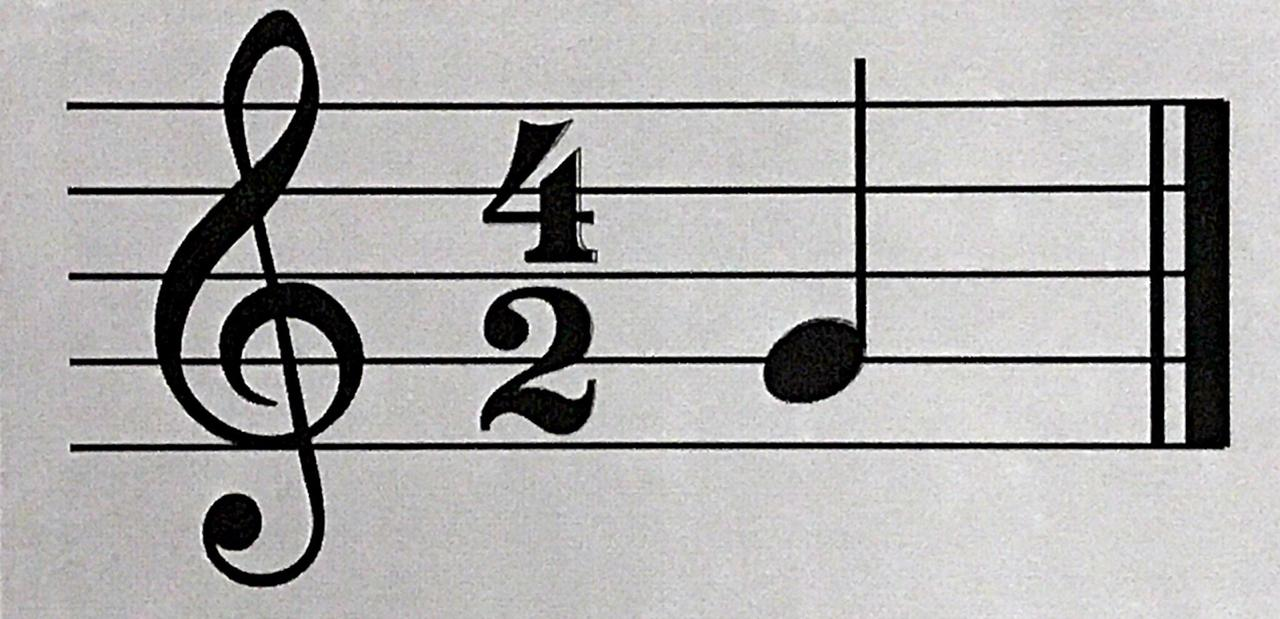
#> input picture 11.jpeg, 1280 x 619 px
$ python -i transformation.py   (imports and definitions only)
#> lines starting #> are read from the running program, lines starting #| are printed output that depends on the picture; after the words box and inside, x2 and y2 are one past the last pixel; in counts of white or black regions, pixels touching at a corner belong together
from thresholding import *


def objectDetection(LineRemoved):
    contours, hire = cv2.findContours(255-LineRemoved, cv2.RETR_TREE, cv2.CHAIN_APPROX_SIMPLE)
    cont = []
    for j in range(0, len(contours)):
        if hire[0, j, 3] == -1:
            cont.append(contours[j])
    results = []
    for c in cont:
        ll, ur = np.min(c, 0), np.max(c, 0)  # getting the two points
        wh = ur - ll  # getting the width and the height
        (x, y, h, w) = ll[0][0], ll[0][1], wh[0][1], wh[0][0]
        if w*h > 10:  #Habda men el level el te2eel
            results.append((x-3, y-3, w+6, h+6))
    return LineRemoved, results

def getAngle(img):
    # Convert the image to gray-scale
    gray = cv2.cvtColor(np.uint8(img), cv2.COLOR_BGR2GRAY)
    # Find the edges in the image using canny detector
    edges = cv2.Canny(gray, 50, 200)
    # Detect points that form a line
    lines = cv2.HoughLinesP(edges, 1, np.pi / 180, 200, minLineLength=10, maxLineGap=250)
    # Draw lines on the image
    angles = []
    for line in lines:
        x1, y1, x2, y2 = line[0]
        # cv2.line(img, (x1, y1), (x2, y2), (255, 0, 0), 3)
        dx = x2 - x1
        dy = y2 - y1
        angles.append(np.rad2deg(np.math.atan2(dy, dx)))


    angles = [angle for angle in angles if angle >= 0]
    if(len(angles) == 0):
        return 0
    average_angle = sum(angles) / len(angles)
    return average_angle

def rotate_image(mat, angle):
    height, width = mat.shape[:2] # image shape has 3 dimensions
    image_center = (width/2, height/2) # getRotationMatrix2D needs coordinates in reverse order (width, height) compared to shape

    rotation_mat = cv2.getRotationMatrix2D(image_center, angle, 1.)

    # rotation calculates the cos and sin, taking absolutes of those.
    abs_cos = abs(rotation_mat[0,0])
    abs_sin = abs(rotation_mat[0,1])

    # find the new width and height bounds
    bound_w = int(height * abs_sin + width * abs_cos)
    bound_h = int(height * abs_cos + width * abs_sin)

    # subtract old image center (bringing image back to origo) and adding the new image center coordinates
    rotation_mat[0, 2] += bound_w/2 - image_center[0]
    rotation_mat[1, 2] += bound_h/2 - image_center[1]

    # rotate image with the new bounds and translated rotation matrix
    rotated_mat = cv2.warpAffine(mat, rotation_mat, (bound_w, bound_h), borderValue=[255,255,255,0])
    return rotated_mat

# the first call
def our_rotate(RGBImage):
    angle = getAngle(RGBImage)
    rot = rotate_image(RGBImage,angle)
    return rot

>>> import cv2
>>> picture = cv2.imread('11.jpeg')
#> picture is the input picture: shape (619, 1280, 3); mean B, G, R 173.3, 173.9, 175.1
>>> result = our_rotate(picture)
#> in getAngle, `edges = cv2.Canny(gray, 50, 200)`:
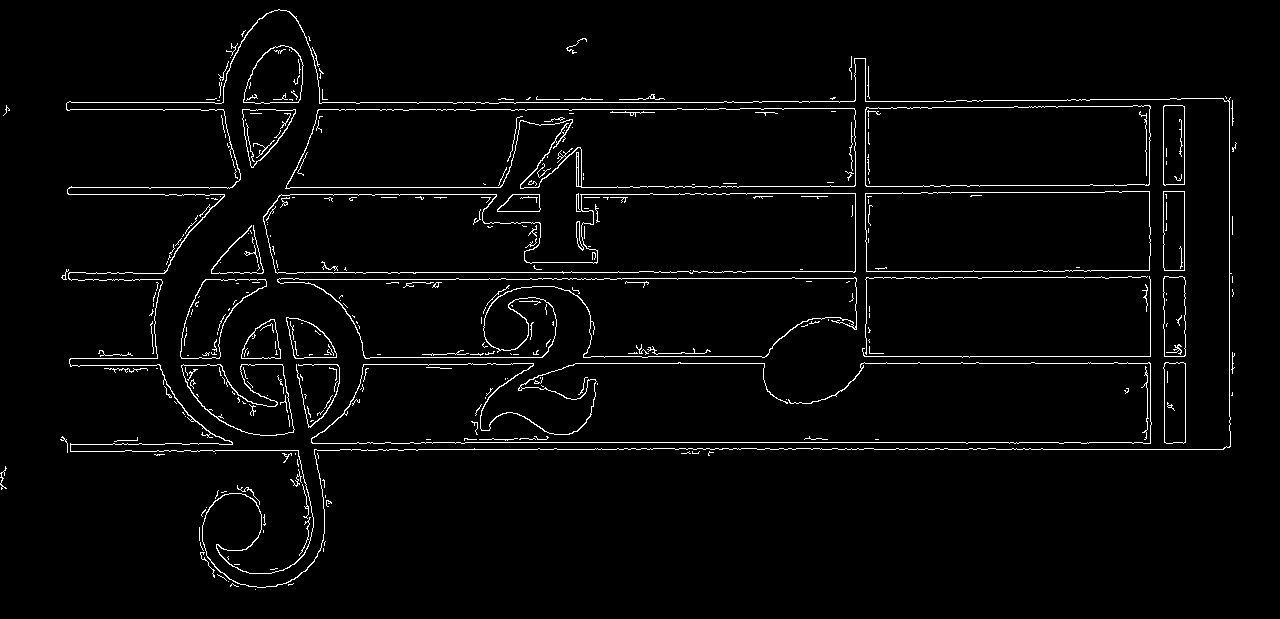
#> edges: shape (619, 1280); 2.9% white in thin lines or dots
#> in getAngle, `lines = cv2.HoughLinesP(edges, 1, np.pi / 180, 200, minLineLength=10, ..`: lines = 22 rows, first 6: [66, 442, 1230, 442], [67, 102, 839, 102], [5, 109, 866, 109], [67, 449, 1223, 449], [68, 194, 865, 194], [468, 363, 1233, 363]
#> the loop in getAngle, `for line in lines:` made 22 passes
#> (x1, y1, x2, y2, dx, dy) on passes 1 to 12: (66, 442, 1230, 442, 1164, 0), (67, 102, 839, 102, 772, 0), (5, 109, 866, 109, 861, 0), (67, 449, 1223, 449, 1156, 0), (68, 194, 865, 194, 797, 0), (468, 363, 1233, 363, 765, 0), (100, 356, 1233, 356, 1133, 0), (69, 187, 738, 187, 669, 0), (65, 272, 854, 272, 789, 0), (63, 279, 865, 279, 802, 0), (562, 271, 1229, 271, 667, 0), (62, 278, 1232, 278, 1170, 0)
#> after the loop in getAngle, `for line in lines:`: angles = [0, 0, 0, 0, 0, 0, 0, 0, 0, 0, 0, 0, -90, 0, 0, 0, 0, 0, 0, 0, 0, 0]
#> in getAngle, `angles = [angle for angle in angles if angle >= 0]`: angles = [0, 0, 0, 0, 0, 0, 0, 0, 0, 0, 0, 0, 0, 0, 0, 0, 0, 0, 0, 0, 0]
#> in getAngle, `average_angle = sum(angles) / len(angles)`: average_angle = 0
#> in rotate_image, `rotation_mat = cv2.getRotationMatrix2D(image_center, angle, 1.)`: rotation_mat = [[1, 0, 0], [0, 1, 0]]
#> in rotate_image, `abs_cos = abs(rotation_mat[0,0])`: abs_cos = 1
#> in rotate_image, `abs_sin = abs(rotation_mat[0,1])`: abs_sin = 0
#> in rotate_image, `bound_w = int(height * abs_sin + width * abs_cos)`: bound_w = 1280
#> in rotate_image, `bound_h = int(height * abs_cos + width * abs_sin)`: bound_h = 619

$ run again, on 12.jpeg
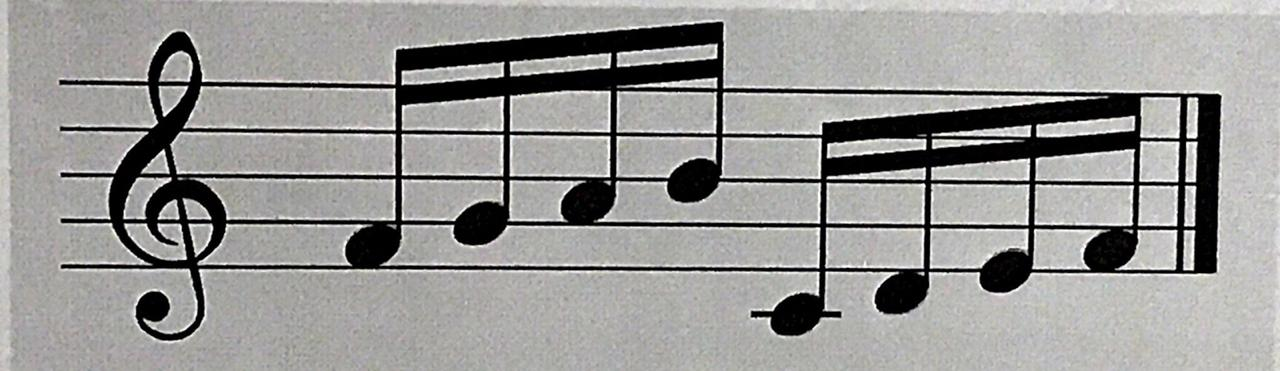
#> input picture 12.jpeg, 1280 x 371 px
#> picture is the input picture: shape (371, 1280, 3); mean B, G, R 149.3, 151.3, 151.9
#> in getAngle, `edges = cv2.Canny(gray, 50, 200)`:
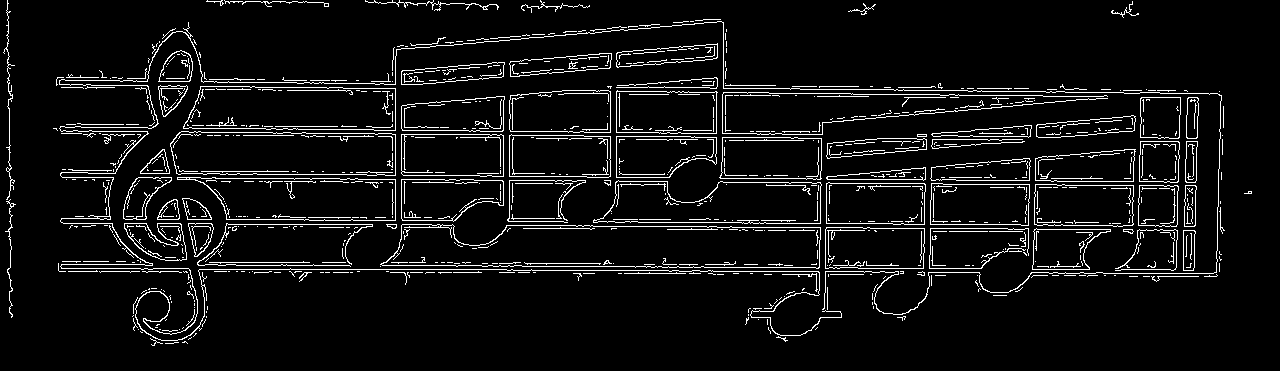
#> edges: shape (371, 1280); 6.4% white in thin lines or dots
#> lines = 53 rows, first 6: [7, 269, 531, 269], [10, 265, 1219, 265], [11, 224, 452, 224], [7, 271, 922, 271], [720, 178, 1221, 178], [9, 136, 1220, 136]
#> the loop in getAngle, `for line in lines:` made 53 passes
#> (x1, y1, x2, y2, dx, dy) on passes 1 to 8: (7, 269, 531, 269, 524, 0), (10, 265, 1219, 265, 1209, 0), (11, 224, 452, 224, 441, 0), (7, 271, 922, 271, 915, 0), (720, 178, 1221, 178, 501, 0), (9, 136, 1220, 136, 1211, 0), (667, 226, 1217, 235, 550, 9), (6, 168, 1218, 189, 1212, 21)
#> after the loop in getAngle, `for line in lines:`: angles = 53 values, max 1.05 at index 10, min -5.04 at index 51, mean -0.328
#> in getAngle, `angles = [angle for angle in angles if angle >= 0]`: angles = 46 values, max 1.05 at index 10, min 0 at index 0, mean 0.383
#> average_angle = 0.383
#> rotation_mat = [[1, 0.00669, -1.23], [-0.00669, 1, 4.29]]
#> abs_cos = 1
#> abs_sin = 0.00669
#> bound_w = 1282
#> bound_h = 379
#> in rotate_image, `rotated_mat = cv2.warpAffine(mat, rotation_mat, (bound_w, bound_h), bo..`:
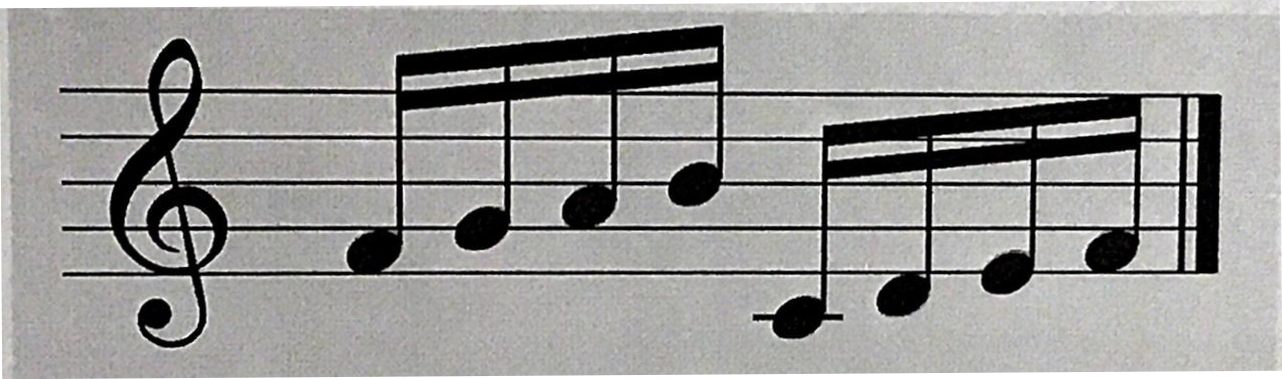
#> rotated_mat: shape (379, 1282, 3); mean B, G, R 151.7, 153.7, 154.2

$ run again, on 13.jpeg
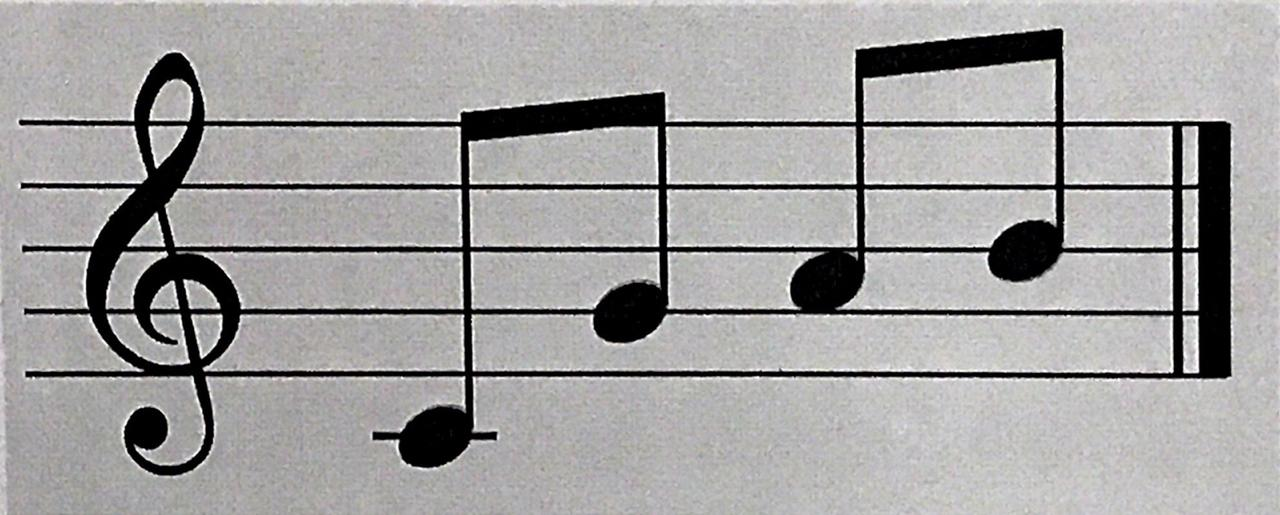
#> input picture 13.jpeg, 1280 x 515 px
#> picture is the input picture: shape (515, 1280, 3); mean B, G, R 159.8, 160.3, 161.5
#> in getAngle, `edges = cv2.Canny(gray, 50, 200)`:
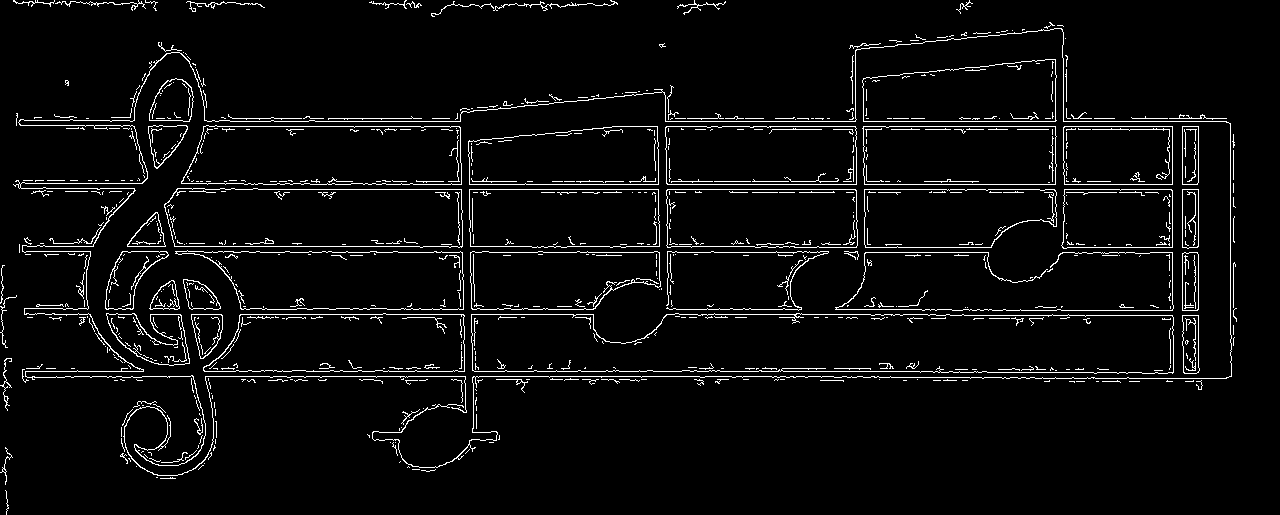
#> edges: shape (515, 1280); 4.5% white in thin lines or dots
#> lines = 29 rows, first 6: [97, 189, 1233, 189], [85, 126, 1230, 126], [16, 121, 1226, 121], [1, 314, 1233, 314], [13, 184, 1233, 184], [4, 371, 1231, 371]
#> the loop in getAngle, `for line in lines:` made 29 passes
#> (x1, y1, x2, y2, dx, dy) on passes 1 to 8: (97, 189, 1233, 189, 1136, 0), (85, 126, 1230, 126, 1145, 0), (16, 121, 1226, 121, 1210, 0), (1, 314, 1233, 314, 1232, 0), (13, 184, 1233, 184, 1220, 0), (4, 371, 1231, 371, 1227, 0), (4, 376, 890, 376, 886, 0), (19, 252, 1230, 252, 1211, 0)
#> after the loop in getAngle, `for line in lines:`: angles = 29 values, max 0 at index 0, min -90 at index 27, mean -3.1
#> in getAngle, `angles = [angle for angle in angles if angle >= 0]`: angles = 28 values from 0 to 0
#> average_angle = 0
#> rotation_mat = [[1, 0, 0], [0, 1, 0]]
#> abs_cos = 1
#> abs_sin = 0
#> bound_w = 1280
#> bound_h = 515

$ run again, on 14.jpeg
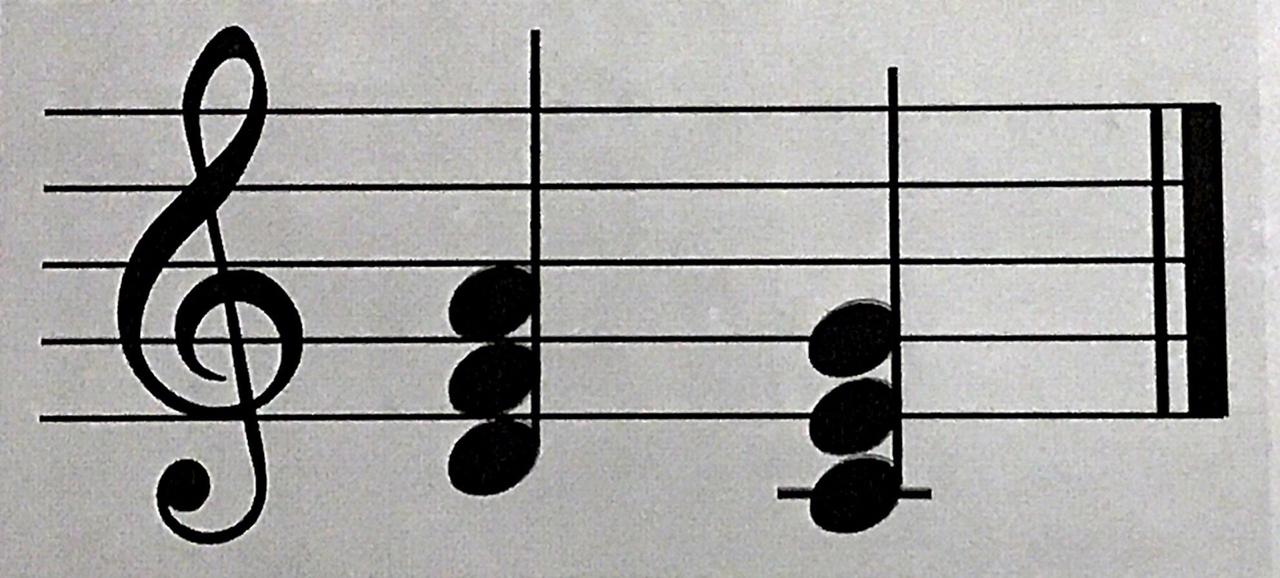
#> input picture 14.jpeg, 1280 x 578 px
#> picture is the input picture: shape (578, 1280, 3); mean B, G, R 161, 162.6, 163.4
#> in getAngle, `edges = cv2.Canny(gray, 50, 200)`:
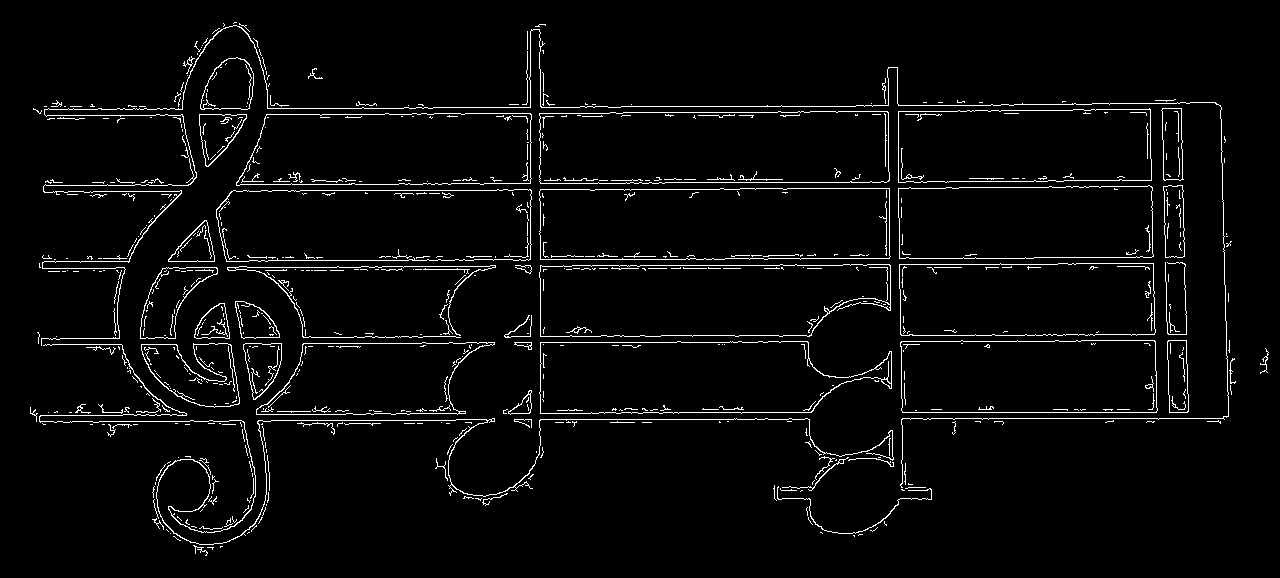
#> edges: shape (578, 1280); 3.5% white in thin lines or dots, all inside (x1, y1, x2, y2) = (30, 22, 1269, 556)
#> lines = 38 rows, first 6: [30, 412, 1228, 412], [39, 335, 1226, 335], [39, 267, 1224, 267], [43, 258, 1224, 258], [456, 419, 1224, 419], [45, 182, 948, 182]
#> the loop in getAngle, `for line in lines:` made 38 passes
#> (x1, y1, x2, y2, dx, dy) on passes 1 to 8: (30, 412, 1228, 412, 1198, 0), (39, 335, 1226, 335, 1187, 0), (39, 267, 1224, 267, 1185, 0), (43, 258, 1224, 258, 1181, 0), (456, 419, 1224, 419, 768, 0), (45, 182, 948, 182, 903, 0), (44, 106, 872, 106, 828, 0), (492, 418, 1223, 418, 731, 0)
#> after the loop in getAngle, `for line in lines:`: angles = 38 values, max 0 at index 0, min -90 at index 10, mean -4.76
#> in getAngle, `angles = [angle for angle in angles if angle >= 0]`: angles = 35 values from 0 to 0
#> average_angle = 0
#> rotation_mat = [[1, 0, 0], [0, 1, 0]]
#> abs_cos = 1
#> abs_sin = 0
#> bound_w = 1280
#> bound_h = 578
